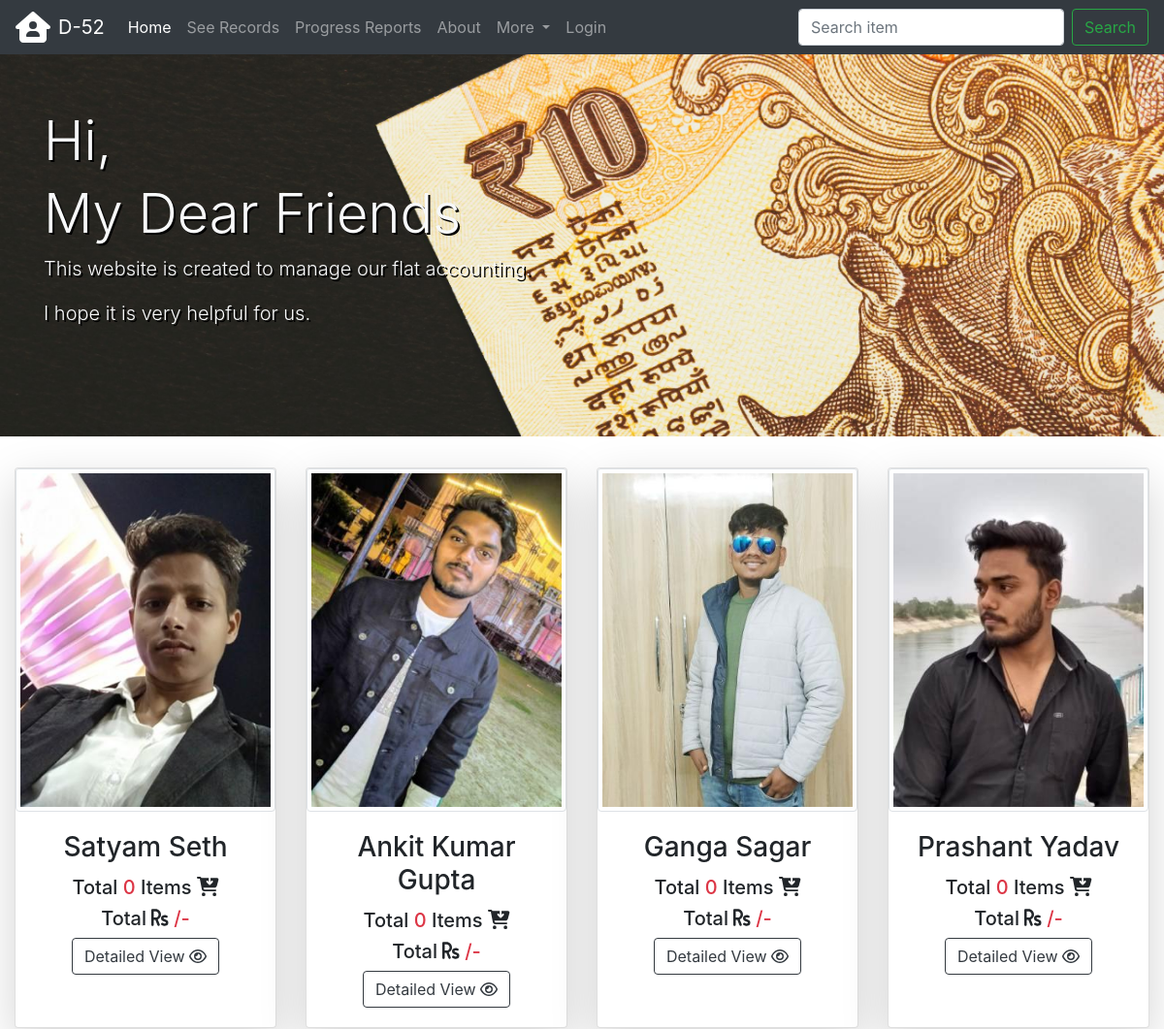
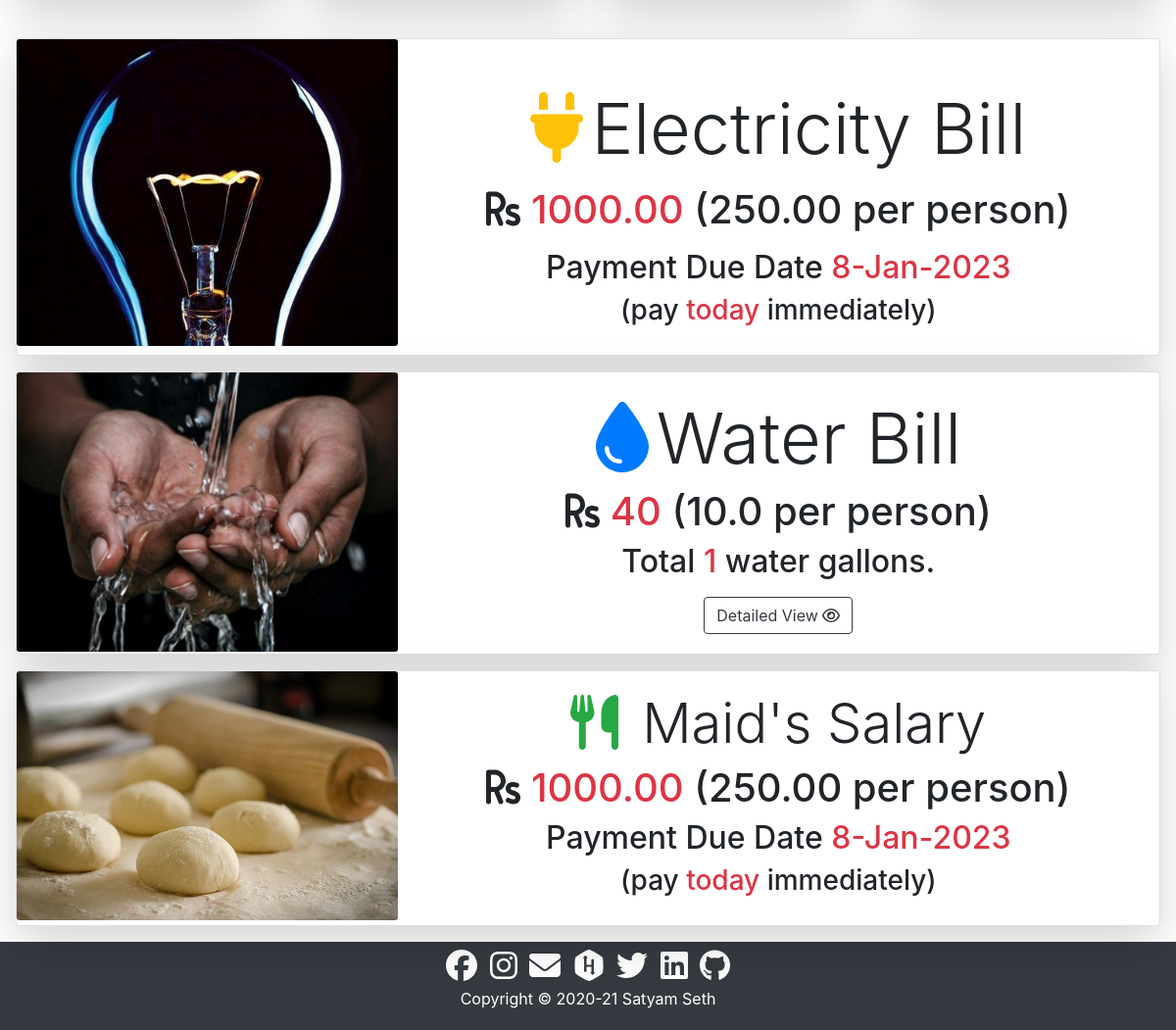
The page / on the database its author committed (2 pictures, top to bottom).
### core/models.py (models this page shows, shortened)
class Electricity(models.Model):
    due_date = models.DateField()
    price = models.DecimalField(decimal_places=2, max_digits=7)
    datetime = models.DateTimeField()

class Maid(models.Model):
    due_date = models.DateField()
    price = models.DecimalField(decimal_places=2, max_digits=7)
    datetime = models.DateTimeField()

### core/views.py (the view)
# urls.py: 2. Add a URL to urlpatterns:  path('', views.home, name='home')
def home(request):
    w_sum = Water.objects.aggregate(Sum("quantity"))["quantity__sum"]
    w_price = 40 * w_sum
    w_pp = w_price / 4
    electricity = Electricity.objects.latest("due_date")
    e_pp = electricity.price / 4
    e_days_left = (electricity.due_date - timezone.now().date()).days
    maid = Maid.objects.latest("due_date")
    m_pp = maid.price / 4
    m_days_left = (maid.due_date - timezone.now().date()).days
    satyam_record = Record.objects.filter(purchaser__id=2)
    st_price = satyam_record.aggregate(Sum("price"))["price__sum"]
    st_items = len(satyam_record)
    ankit_record = Record.objects.filter(purchaser__id=3)
    at_price = ankit_record.aggregate(Sum("price"))["price__sum"]
    at_items = len(ankit_record)
    prashant_record = Record.objects.filter(purchaser__id=4)
    pt_price = prashant_record.aggregate(Sum("price"))["price__sum"]
    pt_items = len(prashant_record)
    ganga_record = Record.objects.filter(purchaser__id=5)
    gt_price = ganga_record.aggregate(Sum("price"))["price__sum"]
    gt_items = len(ganga_record)
    context = {
        "home_active": "active",
        "home_disabled": "disabled",
        "w_sum": w_sum,
        "w_price": w_price,
        "w_pp": w_pp,
        "electricity": electricity,
        "e_pp": e_pp,
        "e_days_left": e_days_left,
        "maid": maid,
        "m_pp": m_pp,
        "m_days_left": m_days_left,
        "st_price": st_price,
        "st_items": st_items,
        "at_price": at_price,
        "at_items": at_items,
        "gt_price": gt_price,
        "gt_items": gt_items,
        "pt_price": pt_price,
        "pt_items": pt_items,
    }
    return render(request, "core/index.html", context)

### core/templates/core/index.html (shortened to what this page needs)
{% extends 'core/base.html' %}
{% load static %}
{% block content %}
<div class="jumbotron jumbotron-fluid home">
    <div class="container text-light my-5">
        <div>
            <h1 class="display-4">Hi,</h1>
            <h1 class="display-4">My Dear Friends</h1>
        </div>
        <div class="lead">
            <p>This website is created to manage our flat accounting.</p>
            <p>I hope it is very helpful for us.</p>
        </div>
    </div>
</div>
<div class="container-fluid">
    <div class="row card-deck justify-content-center">
        <div class="card shadow-lg mb-4" style="width: 18rem;">
            <img src="{% static '/core/images/satyam.jpg' %}" class="card-img-top img-thumbnail" alt="satyam seth">
            <div class="card-body text-center">
                <h3 class="card-title">Satyam Seth</h3>
                <h5 class="card-text">Total <span class="text-danger">{{st_items}}</span> Items <i
                        class="fas fa-cart-arrow-down"></i></h5>
                <h5 class="card-text">Total <i class="fas fa-rupee-sign"></i><span class="text-danger">
                        {{st_price|stringformat:".2f"}}/-</span>
                </h5>
                <a class="btn btn-outline-dark" href="{% url 'detailed' 'satyam' %}" role="button">Detailed View <i
                        class="far fa-eye"></i></a>
            </div>
        </div>
        <div class="card shadow-lg mb-4" style="width: 18rem;">
            <img src="{% static '/core/images/ankit.jpg' %}" class="card-img-top img-thumbnail" alt="ankit kumar gupta">
            <div class="card-body text-center">
                <h3 class="card-title">Ankit Kumar Gupta</h3>
                <h5 class="card-text">Total <span class="text-danger">{{at_items}}</span> Items <i
                        class="fas fa-cart-arrow-down"></i></h5>
                <h5 class="card-text">Total <i class="fas fa-rupee-sign"></i><span class="text-danger">
                        {{at_price|stringformat:".2f"}}/-</span>
                </h5>
                <a class="btn btn-outline-dark" href="{% url 'detailed' 'ankit' %}" role="button">Detailed View <i
                        class="far fa-eye"></i></a>
            </div>
        </div>
        <div class="card shadow-lg mb-4" style="width: 18rem;">
            <img src="{% static '/core/images/ganga.jpg' %}" class="card-img-top img-thumbnail" alt="ganga sagar">
            <div class="card-body text-center">
                <h3 class="card-title">Ganga Sagar</h3>
                <h5 class="card-text">Total <span class="text-danger">{{gt_items}}</span> Items <i
                        class="fas fa-cart-arrow-down"></i></h5>
                <h5 class="card-text">Total <i class="fas fa-rupee-sign"></i><span class="text-danger">
                        {{gt_price|stringformat:".2f"}}/-</span>
                </h5>
                <a class="btn btn-outline-dark" href="{% url 'detailed' 'ganga' %}" role="button">Detailed View <i
                        class="far fa-eye"></i></a>
            </div>
        </div>
        <div class="card shadow-lg mb-4" style="width: 18rem;">
            <img src="{% static '/core/images/prashant.jpg' %}" class="card-img-top img-thumbnail" alt="prashant yadav">
            <div class="card-body text-center">
                <h3 class="card-title text-center">Prashant Yadav</h3>
                <h5 class="card-text">Total <span class="text-danger">{{pt_items}}</span> Items <i
                        class="fas fa-cart-arrow-down"></i></h5>
                <h5 class="card-text">Total <i class="fas fa-rupee-sign"></i><span class="text-danger">
                        {{pt_price|stringformat:".2f"}}/-</span>
                </h5>
                <a class="btn btn-outline-dark" href="{% url 'detailed' 'prashant' %}" role="button">Detailed View <i
                        class="far fa-eye"></i></a>
            </div>
        </div>
    </div>
</div>
{% if electricity.price %}
<div class="card shadow-lg m-3">
    <div class="row no-gutters">
        <div class="col-md-4">
            <img src="{% static '/core/images/electricity.jpg' %}" class="card-img" alt="electricity">
        </div>
        <div class="col-md-8">
            <div class="card-body text-center pt-5">
                <div class="display-3"><i class="fas fa-plug text-warning mr-2"></i>Electricity Bill</div>
                <h1 class="pt-3">
                    <i class="fas fa-rupee-sign"></i>
                    <span class="text-danger">{{electricity.price}}</span>
                    <span>({{e_pp}} per person)</span>
                </h1>
                <h2 class="pt-2">Payment Due Date <span class="text-danger">{{electricity.due_date|date:"j-M-Y"}}</span>
                </h2>
                {% if e_days_left > 0 %}
                <h3>(<span class="text-danger">{{e_days_left}}</span> days left to pay)</h3>
                {% elif e_days_left < 0 %} <h3>(<span class="text-danger">{{e_days_left|cut:"-" }}</span> days delay)
                    </h3>
                    {% else %}
                    <h3>(pay <span class="text-danger">today</span> immediately)</h3>
                    {% endif %}
            </div>
        </div>
    </div>
</div>
{% endif %}
<div class="card shadow-lg m-3">
    <div class="row no-gutters">
        <div class="col-md-4">
            <img src="{% static '/core/images/water.jpg' %}" class="card-img" alt="water">
        </div>
        <div class="col-md-8">
            <div class="card-body text-center pt-4">
                <h2 class="display-3"><i class="fas fa-tint text-primary mr-2"></i>Water Bill</h2>
                <h1>
                    <i class="fas fa-rupee-sign"></i>
                    <span class="text-danger">{{w_price}}</span>
                    <span>({{w_pp}} per person)</span>
                </h1>
                <h2>Total <span class="text-danger">{{w_sum}}</span> water gallons.</h2>
                <a class="mt-2 btn btn-outline-dark" href="{% url 'detailed' 'water' %}" role="button">Detailed View <i
                        class="far fa-eye"></i></a>
            </div>
        </div>
    </div>
</div>
<div class="card shadow-lg m-3">
    <div class="row no-gutters">
        <div class="col-md-4">
            <img src="{% static '/core/images/maid.jpg' %}" class="card-img" alt="maid">
        </div>
        <div class="col-md-8">
            <div class="card-body text-center">
                <h2 class="display-4"><i class="fas fa-utensils text-success mr-2"></i>
                    Maid's Salary</h2>
                <h1>
                    <i class="fas fa-rupee-sign"></i>
                    <span class="text-danger">{{maid.price}}</span>
                    <span>({{m_pp}} per person)</span>
                </h1>
                <h2>Payment Due Date <span class="text-danger">{{maid.due_date|date:"j-M-Y"}}</span></h2>
                {% if m_days_left > 0 %}
                <h3>(<span class="text-danger">{{m_days_left}}</span> days left to pay)</h3>
                {% elif m_days_left < 0 %} <h3>(<span class="text-danger">{{m_days_left|cut:"-" }}</span> days delay)
                    </h3>
                    {% else %}
                    <h3>(pay <span class="text-danger">today</span> immediately)</h3>
                    {% endif %}
            </div>
        </div>
    </div>
</div>
{% endblock content %}

### core/templates/core/base.html (shortened to what this page needs)
<!DOCTYPE html>
<html lang="en">
{% load static %}
<head>
    <link rel="stylesheet" href="{% static 'core/css/bootstrap.min.css' %}">
    {% block css %}
    <link rel="stylesheet" href="{% static 'core/css/style.css' %}">
    {% endblock css %}
</head>
<body>
    {% include 'core/navbar.html' %}
    {% block content %}{% endblock content %}
    {% include 'core/footer.html' %}
</body>
</html>

### core/templates/core/navbar.html (shortened to what this page needs)
<div class="container-fluid">
    <nav class="navbar navbar-expand-md navbar-dark fixed-top bg-dark">
        <i class="fas fa-house-user fa-2x text-white mr-2"></i>
        <div class="navbar-brand">D-52</div>
        <div class="collapse navbar-collapse" id="navbarSupportedContent">
            <ul class="navbar-nav mr-auto">
                <li class="nav-item {{home_active}}">
                    <a class="nav-link {{home_disabled}}" href="{% url 'home' %}">Home </a>
                </li>
                <li class="nav-item {{records_active}}">
                    <a class="nav-link {{records_disabled}}" href="{% url 'records' %}">See Records</a>
                </li>
                <li class="nav-item {{report_active}}">
                    <a class="nav-link {{report_disabled}}" href="{% url 'report' %}">Progress Reports</a>
                </li>
                <li class="nav-item {{about_active}}">
                    <a class="nav-link {{about_disabled}}" href="{% url 'about' %}">About</a>
                </li>
                <li class="nav-item dropdown">
                    <a class="nav-link dropdown-toggle" href="#" id="navbarDropdown" role="button"
                        data-toggle="dropdown" aria-haspopup="true" aria-expanded="false">
                        More
                    </a>
                </li>
                {% if request.user.is_authenticated %}
                <li class="nav-item">
                    <a class="nav-link" href="{% url 'logout' %}">Logout</a>
                </li>
                {% else %}
                <li class="nav-item {{login_active}}">
                    <a class="nav-link {{login_disabled}}" href="{% url 'login' %}">Login</a>
                </li>
                {% endif %}
            </ul>
            <form method="get" action="{% url 'search' %}" class="form-inline my-2 my-lg-0">
                <input class="form-control mr-sm-2" type="search" placeholder="Search item" aria-label="Search"
                    name='query'>
                <button class="btn btn-outline-success my-2 my-sm-0" type="submit">Search</button>
            </form>
        </div>
    </nav>
</div>

### core/templates/core/footer.html
<footer class="container-fluid p-0">
        <div class="bg-dark text-center p-1 text-white">
                <div>
                        <a href="https://www.facebook.com/profile.php?id=100009900399617" target="_blank"><i
                                        class="fab fa-facebook fa-2x m-1 text-white"></i></a>
                        <a href="https://www.instagram.com/satyam1998.1998/" target="_blank"><i
                                        class="fab fa-instagram fa-2x m-1 text-white"></i></a>
                        <a href="mailto:satyam1998.1998@gmail.com" target="_blank">
                                <i class="fas fa-envelope fa-2x m-1 text-white"></i></a>
                        <a href="https://www.hackerrank.com/satyam1998_1998" target="_blank">
                                <i class="fab fa-hackerrank fa-2x m-1 text-white"></i></a>
                        <a href="https://twitter.com/SatyamS31450520" target="_blank"><i
                                        class="fab fa-twitter fa-2x m-1 text-white"></i></a>
                        <a href="https://www.linkedin.com/in/satyam-seth-39069b17a" target="_blank"><i
                                        class="fab fa-linkedin fa-2x m-1 text-white"></i></a>
                        <a href="https://github.com/satyam-seth" target="_blank"><i
                                        class="fab fa-github fa-2x m-1 text-white"></i></a>
                </div>
                <p>Copyright &#169; 2020-21 Satyam Seth</p>
        </div>
</footer>

### core/static/core/css/style.css (style rules this page uses)
.home { background-image: url("../images/home.jpg"); background-color: dimgrey; background-size: cover; height: 100%; text-shadow: 2px 2px black; }

### rows shown on the page
Electricity: price "1000.00", due_date "8-Jan-2023"
Maid: price "1000.00", due_date "8-Jan-2023"

### other values the page prints
{{ st_items }} "0"
{{ at_items }} "0"
{{ gt_items }} "0"
{{ pt_items }} "0"
{{ e_pp }} "250.00"
{{ w_price }} "40"
{{ w_pp }} "10.0"
{{ w_sum }} "1"
{{ m_pp }} "250.00"
